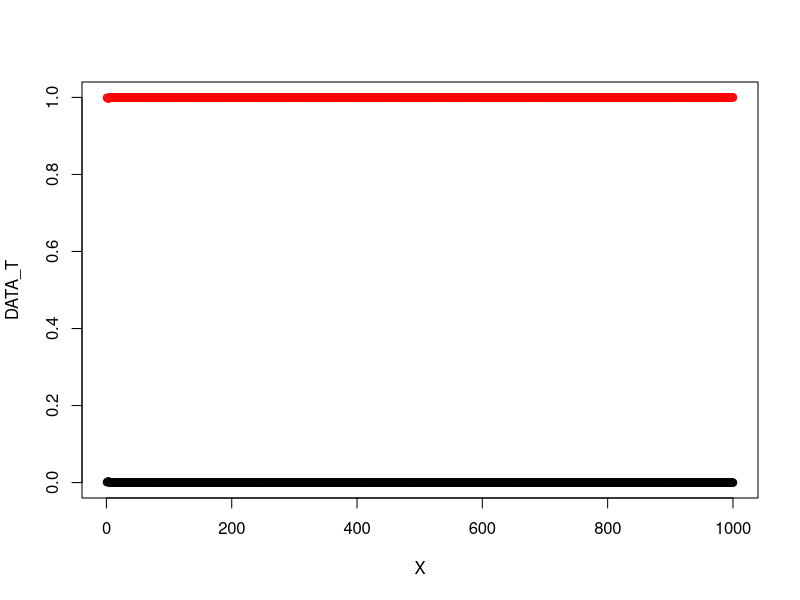
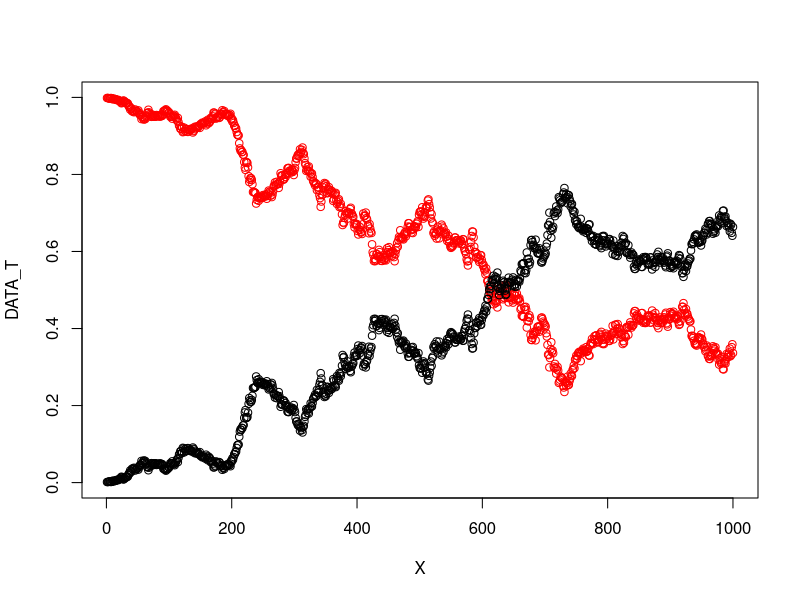
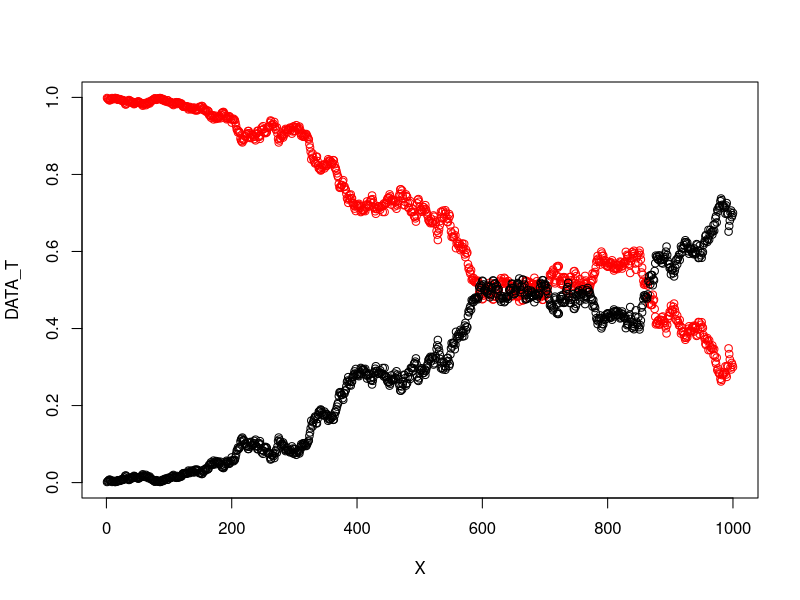
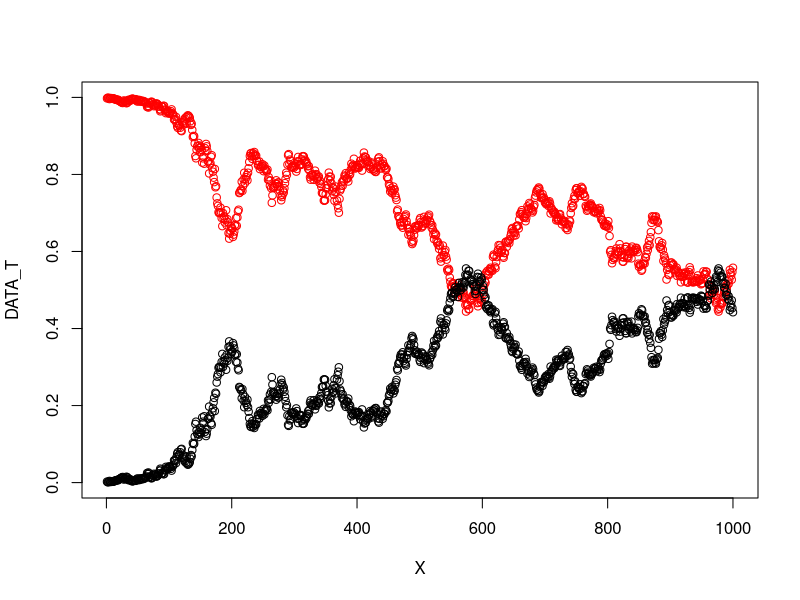
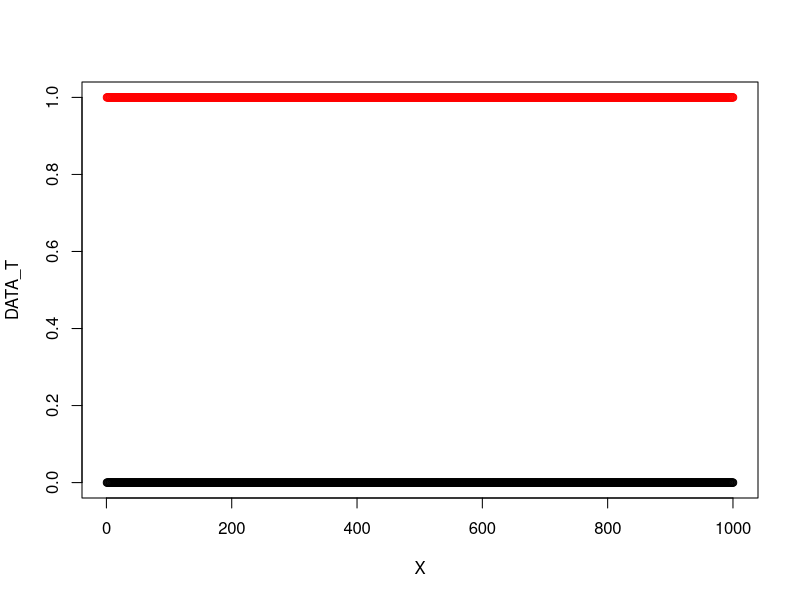
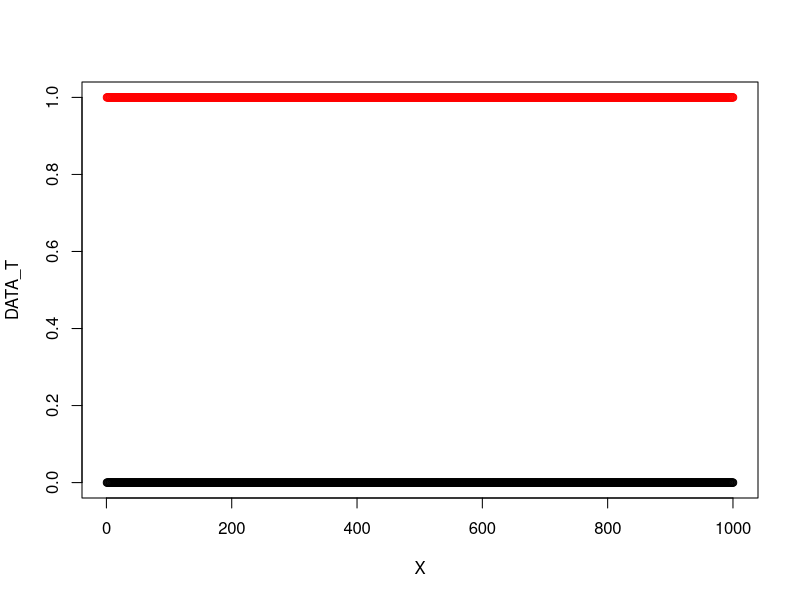
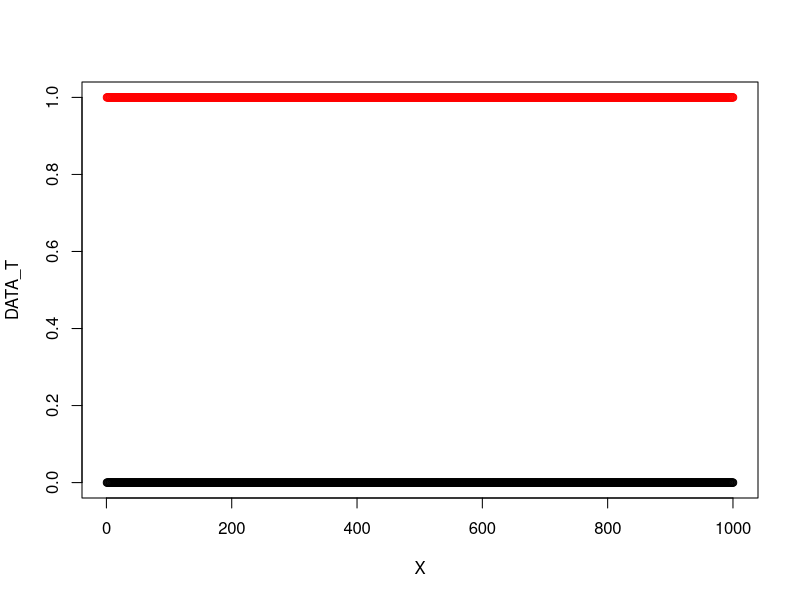
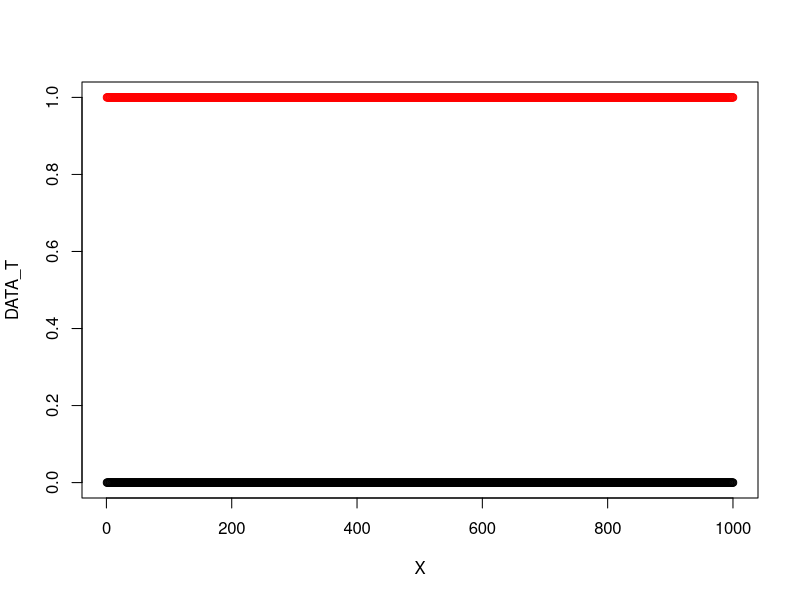

The R script that drew these images, in order:
#Sets up a timer
a<-proc.time()

#So here we want to build a model of differential reproductive success for male strategies.
#We'll use the bones of the simple drift model to figure out how these should fit together.

#Set number of generations
GENERATIONS=1000
ITERATIONS=100

#Set up data collection vectors over the iterations
DATA_EXTINCTION<-NULL
DATA_FIXED<-NULL

for (j in 1:ITERATIONS){
  
  #Set initial parameter values for the allele and sex frequencies: 
  POPULATION = 1000
  ALLELETERR = 0.999
  ALLELESNEAK = 1-ALLELETERR
  SEXRATIOF = 0.5
  SEXRATIOM = 1-SEXRATIOF
  MALE_TERR_SUCCESS = 0.5
  MALE_SNEAK_SUCCESS = 0.5
  
  #Ecological survival parameters based on K1 and K2 (carrying capacity for terr. males and females+sneakers)
  K1_mean = 500
  K1_STD = 10
  K2_mean = 625
  K2_STD = 15
  
  #Get number of individuals for each sex and genotype
  #Set initial values to 0 outside loop
  NUMBERS_FEMALE<-rmultinom(1,POPULATION*SEXRATIOF,c(ALLELETERR^2,ALLELETERR*2*ALLELESNEAK,ALLELESNEAK^2))
  NUMBERS_MALE<-rmultinom(1,POPULATION*SEXRATIOM,c(ALLELETERR^2,ALLELETERR*ALLELESNEAK*2,ALLELESNEAK^2))
  DATA_MALE<-NULL
  DATA_FEMALE<-NULL
  DATA_S<-NULL
  DATA_T<-NULL
  DATA_POPULATION<-NULL
  DATA_K1<-NULL
  DATA_K2<-NULL
  
  
  for (i in 1:GENERATIONS){
    
    #New generation
    #Probabilities for different genotypes of offpring
    
    #Here's the first place where our code changes. Now we want to first find out what proportion of male
    #even survive to breed in the first place, plus payouts for males that do survive. 
    #So how do we want to model this? 
    
    #Creating these things for the sake of convenience
    TOTAL_FEMALE<-sum(NUMBERS_FEMALE)
    TOTAL_TERR<-sum(NUMBERS_MALE[1:2])
    TOTAL_SNEAK<-NUMBERS_MALE[3]
    #Do survival. FEMSNEAK is ALL the females and sneakers--lumped together--not sneaker females
    K1<-max(0,rnorm(1,K1_mean,K1_STD))
    K2<-max(0,rnorm(1,K2_mean,K2_STD))
    
    if(K1<TOTAL_TERR&TOTAL_TERR>0){
      NUMBERS_MALE[1:2]<-rmultinom(1,K1,c(NUMBERS_MALE[1]/TOTAL_TERR,NUMBERS_MALE[2]/TOTAL_TERR))
    } 
    if(K2<TOTAL_SNEAK+TOTAL_FEMALE){
      NUMBERS_FEMSNEAK<-rmultinom(1,min(K2,TOTAL_SNEAK+TOTAL_FEMALE),c((TOTAL_SNEAK/(TOTAL_FEMALE+TOTAL_SNEAK)),(NUMBERS_FEMALE[1]/(TOTAL_FEMALE+TOTAL_SNEAK)),(NUMBERS_FEMALE[2]/(TOTAL_FEMALE+TOTAL_SNEAK)),(NUMBERS_FEMALE[3]/(TOTAL_FEMALE+TOTAL_SNEAK))))
      NUMBERS_MALE[3]<-NUMBERS_FEMSNEAK[1]
      NUMBERS_FEMALE<-NUMBERS_FEMSNEAK[2:4]
    } 
    
    
    #Now we look at females. Each female has a different likelihood of meeting with males of different strategies.
    #So here, we're working in the mating success with females that males of each strategy has.
    #First, get number of mating males of all three types
    NUMBER_MALE_SS_MATING<-ceiling(NUMBERS_MALE[3]*MALE_SNEAK_SUCCESS)
    NUMBER_MALE_TT_MATING<-ceiling(NUMBERS_MALE[1]*MALE_TERR_SUCCESS)
    NUMBER_MALE_ST_MATING<-ceiling(NUMBERS_MALE[2]*MALE_TERR_SUCCESS)
    TOTAL_MALE_MATING<-NUMBER_MALE_SS_MATING+NUMBER_MALE_ST_MATING+NUMBER_MALE_TT_MATING
    #Now get probability of each offsping genotype for each female genotype
    SS_TO_SS<-(NUMBER_MALE_SS_MATING/TOTAL_MALE_MATING)+(0.5*NUMBER_MALE_ST_MATING/TOTAL_MALE_MATING)
    SS_TO_ST<-(NUMBER_MALE_TT_MATING/TOTAL_MALE_MATING)+(0.5*NUMBER_MALE_ST_MATING/TOTAL_MALE_MATING)
    TT_TO_TT<-(NUMBER_MALE_TT_MATING/TOTAL_MALE_MATING)+(0.5*NUMBER_MALE_ST_MATING/TOTAL_MALE_MATING)
    TT_TO_ST<-(NUMBER_MALE_SS_MATING/TOTAL_MALE_MATING)+(0.5*NUMBER_MALE_ST_MATING/TOTAL_MALE_MATING)
    ST_TO_TT<-(0.5*NUMBER_MALE_TT_MATING/TOTAL_MALE_MATING)+(0.25*NUMBER_MALE_ST_MATING/TOTAL_MALE_MATING)
    ST_TO_SS<-(0.5*NUMBER_MALE_SS_MATING/TOTAL_MALE_MATING)+(0.25*NUMBER_MALE_ST_MATING/TOTAL_MALE_MATING)
    ST_TO_ST<-(1-ST_TO_TT-ST_TO_SS)
    
    #Now calculating offspring numbers from females of each genotype...
    OFFSPRING_OF_SS<-rmultinom(1,NUMBERS_FEMALE[3]*2,c(SS_TO_SS,SS_TO_ST))
    OFFSPRING_OF_TT<-rmultinom(1,NUMBERS_FEMALE[1]*2,c(TT_TO_ST,TT_TO_TT))
    OFFSPRING_OF_ST<-rmultinom(1,NUMBERS_FEMALE[2]*2,c(ST_TO_TT,ST_TO_ST,ST_TO_SS))
    
    #For next generation, let's find out how many offspring of each genotype...
    POPULATION<-sum(OFFSPRING_OF_TT,OFFSPRING_OF_ST,OFFSPRING_OF_SS)
    TOTAL_SS<-sum(OFFSPRING_OF_SS[1],OFFSPRING_OF_ST[3])
    TOTAL_ST<-sum(OFFSPRING_OF_SS[2],OFFSPRING_OF_ST[2],OFFSPRING_OF_TT[1])
    TOTAL_TT<-sum(OFFSPRING_OF_ST[1],OFFSPRING_OF_TT[2])
    FREQ_T<-(2*TOTAL_TT + TOTAL_ST) / (POPULATION*2)
    FREQ_S<-(2*TOTAL_SS + TOTAL_ST) / (POPULATION*2)
    
    #Calculating our numbers of males and females for the next gen...
    SEXRATIOF=rbeta(1,150,150)
    SEXRATIOM = 1-SEXRATIOF
    NUMBERS_FEMALE<-c(ceiling(SEXRATIOF*TOTAL_TT),ceiling(SEXRATIOF*TOTAL_ST),ceiling(SEXRATIOF*TOTAL_SS))
    NUMBERS_MALE<-c(floor(SEXRATIOM*TOTAL_TT),floor(SEXRATIOM*TOTAL_ST),floor(SEXRATIOM*TOTAL_SS))
    DATA_MALE<-rbind(DATA_MALE,NUMBERS_MALE)
    DATA_FEMALE<-rbind(DATA_FEMALE,NUMBERS_FEMALE)
    DATA_S<-c(DATA_S,FREQ_S)
    DATA_T<-c(DATA_T,FREQ_T)
    DATA_POPULATION<-c(DATA_POPULATION,POPULATION)
    DATA_K1<-c(DATA_K1,K1)
    DATA_K2<-c(DATA_K2,K2)
  }

X<-seq(GENERATIONS)
#par(mfrow=c(3,1))
plot(cbind(X,DATA_T),ylim=c(0,1),col='red')
points(cbind(X,DATA_S))
#plot.ts(DATA_T)
#plot.ts(DATA_MALE[,3])

  #Did the population go extinct?
  if(DATA_POPULATION[GENERATIONS]== 0){
    EXTINCTION = 'YES'
  } else {EXTINCTION='NO'}
  DATA_EXTINCTION<-c(DATA_EXTINCTION,EXTINCTION)
  
  #Did something fix?
  if (DATA_S[GENERATIONS]==0){
    FIXED='T'
  } else if (DATA_S[GENERATIONS]==1) {
    FIXED = 'S'
  } else {FIXED='N'}
  DATA_FIXED<-c(DATA_FIXED,FIXED)
}

sum(DATA_EXTINCTION=='YES')
sum(DATA_FIXED=='N')
#Returns runtime at the end
proc.time()-a